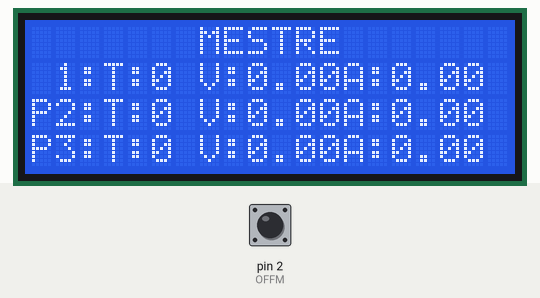
Recording of a sketch running on a simulated Arduino Uno, built with avr-gcc and run on an emulated ATmega328P. Shown: 20×4 character LCD. Inputs (shaded band) come from the test bench; at power-on: pin 2 (OFFM) HIGH. What the sketch prints to the serial monitor is not drawn.

Above: at 0.1 s.
At 4.74 s:
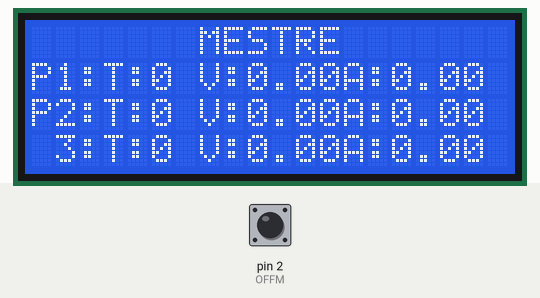

The sketch:

MASTER.ino
```cpp
// Bibliotecas
#include <LiquidCrystal.h>
#include <TimerOne.h>
const int rs = 9, en = 8, d4 = 4, d5 = 5, d6 = 6, d7 = 7;
LiquidCrystal lcd(9, 8, 4, 5, 6, 7);
float corr,corr2,corr3,ten,ten2,ten3;
int temp,temp2,temp3,turno,turno2,turno3,botVal,botVal2,botVal3;
const int SS1 = 10;
const int SS2 = A4;
const int SS3 = A5;
int OFFM = 2;
int valor_botao, x;

float infos_poste1[7], infos_poste2[7], infos_poste3[7];

void setup()
{
  // Debbuging
  Serial.begin(1800);

  // Interrupção Botão
  pinMode(OFFM, INPUT_PULLUP);
  attachInterrupt(digitalPinToInterrupt(OFFM), interrupcaoBotao, CHANGE); //  INT 0

  // LCD
  lcd.begin(20,4);
  lcd.setCursor(7,0);
  lcd.print("MESTRE");

  // Comunicação SPI
  pinMode(MOSI, OUTPUT);
  pinMode(SCK, OUTPUT);
  pinMode(SS, OUTPUT);

  SPCR = (1 << SPE) | (1 << MSTR) | (1 << SPR0);

  pinMode(SS1, OUTPUT);
  digitalWrite(SS1, HIGH);

  pinMode(SS2, OUTPUT);
  digitalWrite(SS2, HIGH);

  pinMode(SS3, OUTPUT);
  digitalWrite(SS3, HIGH);

  // Timer
  Timer1.initialize(3000000);
  Timer1.attachInterrupt(timerEscape);
}

void loop()
{
  // ESTADO DAS VARIAVEIS
  // Parte Decimal dos Valores Float de Corrente e Tensão
  corr=(infos_poste1[3]/10)+(infos_poste1[4]/1000);
  corr2=(infos_poste2[3]/10)+(infos_poste2[4]/1000);
  corr3=(infos_poste3[3]/10)+(infos_poste3[4]/1000);
  ten=(infos_poste1[1]/10)+(infos_poste1[2]/1000);
  ten2=(infos_poste2[1]/10)+(infos_poste2[2]/1000);
  ten3=(infos_poste3[1]/10)+(infos_poste3[2]/1000);

  turno=infos_poste1[5];
  turno2=infos_poste2[5];
  turno3=infos_poste3[5];
  botVal=infos_poste1[6];
  botVal2=infos_poste2[6];
  botVal3=infos_poste3[6];
  temp=infos_poste1[0];
  temp2=infos_poste2[0];
  temp3=infos_poste3[0];

  // DISPLAY poste 1
  lcd.setCursor(0,1);
  lcd.print("P1:");
  lcd.setCursor(3,1);
  lcd.println("T:");
  lcd.setCursor(5,1);
  lcd.println(temp);
  lcd.setCursor(7,1);
  lcd.print("V:");
  lcd.setCursor(9,1);
  lcd.println(ten);
  lcd.setCursor(13,1);
  lcd.print("A:");
  lcd.setCursor(15,1);
  lcd.println(corr);
  delay(10);
  // Display poste 2
  lcd.setCursor(0,2);
  lcd.print("P2:");
  lcd.setCursor(3,2);
  lcd.println("T:");
  lcd.setCursor(5,2);
  lcd.println(temp2);
  lcd.setCursor(7,2);
  lcd.print("V:");
  lcd.setCursor(9,2);
  lcd.println(ten2);
  lcd.setCursor(13,2);
  lcd.print("A:");
  lcd.setCursor(15,2);
  lcd.println(corr2);
  delay(10);
  //Display Poste 3;
  lcd.setCursor(0,3);
  lcd.print("P3:");
  lcd.setCursor(3,3);
  lcd.println("T:");
  lcd.setCursor(5,3);
  lcd.println(temp3);
  lcd.setCursor(7,3);
  lcd.print("V:");
  lcd.setCursor(9,3);
  lcd.println(ten3);
  lcd.setCursor(13,3);
  lcd.print("A:");
  lcd.setCursor(15,3);
  lcd.println(corr3);
  delay(10);


  //Mostra no Serial o Sinal do Botão e do Sensor Relé Fotoeletrico
  //POSTE1///
  Serial.print("P1: ");
  if(turno==0){
    Serial.print("Noite");
  }else{
    Serial.print("Dia");
  }
  Serial.print(" | ");
  Serial.print("BOTAO: ");
  if (botVal == 1)
  {
    Serial.println("Nao Acionado");
  }
  else
  {
    Serial.println("Acionado");
  }
  //POSTE2///
  Serial.print("P2: ");
  if(turno2==0){
    Serial.print("Noite");
  }else{
    Serial.print("Dia");
  }
  Serial.print(" | ");
  Serial.print("BOTAO: ");
  if (botVal2 == 1)
  {
    Serial.println("Nao Acionado");
  }
  else
  {
    Serial.println("Acionado");
  }
  //POSTE3///
  Serial.print("P3: ");
  if(turno3==0){
    Serial.print("Noite");
  }else{
    Serial.print("Dia");
  }
  Serial.print(" | ");
  Serial.print("BOTAO: ");
  if (botVal3 == 1)
  {
    Serial.println("Nao Acionado");
  }
  else
  {
    Serial.println("Acionado");
  }
  Serial.println("");
}

void timerEscape()
{
  infoPoste1();
  infoPoste2();
  infoPoste3();
}

void infoPoste1()
{
  digitalWrite(SS1, LOW);
  SPI_MasterTransfer(0x020);
  delay(2);

  infos_poste1[0] = SPI_MasterReception();
  delay(2);

  infos_poste1[1] = SPI_MasterReception();
  delay(2);

  infos_poste1[2] = SPI_MasterReception();
  delay(2);

  infos_poste1[3] = SPI_MasterReception();
  delay(2);

  infos_poste1[4] = SPI_MasterReception();
  delay(2);

  infos_poste1[5] = SPI_MasterReception();
  delay(2);

  infos_poste1[6] = SPI_MasterReception();
  delay(2);

  digitalWrite(SS1, HIGH);
}

void infoPoste2()
{
  digitalWrite(SS2, LOW);
  SPI_MasterTransfer(0x020);
  delay(2);

  infos_poste2[0] = SPI_MasterReception();
  delay(2);

  infos_poste2[1] = SPI_MasterReception();
  delay(2);

  infos_poste2[2] = SPI_MasterReception();
  delay(2);

  infos_poste2[3] = SPI_MasterReception();
  delay(2);

  infos_poste2[4] = SPI_MasterReception();
  delay(2);

  infos_poste2[5] = SPI_MasterReception();
  delay(2);

  infos_poste2[6] = SPI_MasterReception();
  delay(2);

  digitalWrite(SS2, HIGH);
}

void infoPoste3()
{
  digitalWrite(SS3, LOW);
  SPI_MasterTransfer(0x020);
  delay(2);

  infos_poste3[0] = SPI_MasterReception();
  delay(2);

  infos_poste3[1] = SPI_MasterReception();
  delay(2);

  infos_poste3[2] = SPI_MasterReception();
  delay(2);

  infos_poste3[3] = SPI_MasterReception();
  delay(2);

  infos_poste3[4] = SPI_MasterReception();
  delay(2);

  infos_poste3[5] = SPI_MasterReception();
  delay(2);

  infos_poste3[6] = SPI_MasterReception();
  delay(2);

  digitalWrite(SS3, HIGH);
}

void interrupcaoBotao()
{
  valor_botao = digitalRead(OFFM);

  if(valor_botao == LOW)
  {
    digitalWrite(SS1, LOW);
    digitalWrite(SS2, LOW);
    digitalWrite(SS3, LOW);

    SPI_MasterTransfer(0x0AB);

    digitalWrite(SS1, HIGH);
    digitalWrite(SS2, HIGH);
    digitalWrite(SS3, HIGH);
  }

  else
  {
    digitalWrite(SS1, LOW);
    digitalWrite(SS2, LOW);
    digitalWrite(SS3, LOW);

    SPI_MasterTransfer(0x0CD);

    digitalWrite(SS1, HIGH);
    digitalWrite(SS2, HIGH);
    digitalWrite(SS3, HIGH);
  }
}

void SPI_MasterTransfer(byte dado)
{
  SPDR = dado;

  while(!(SPSR & (1 << SPIF)));
}

byte SPI_MasterReception()
{
  SPDR = 0xFF;
  while (!(SPSR & (1 << SPIF)));

  delay(10);
  return SPDR;
}
```

Measured:
- what the display in image 0 shows lasts 0.6 s, from 0.1 s to 0.7 s
